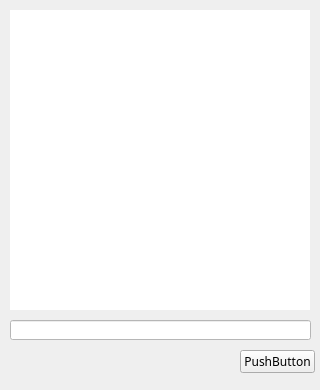
<?xml version="1.0" encoding="UTF-8"?>
<ui version="4.0">
 <class>Form</class>
 <widget class="QWidget" name="Form">
  <property name="geometry">
   <rect>
    <x>0</x>
    <y>0</y>
    <width>320</width>
    <height>390</height>
   </rect>
  </property>
  <property name="maximumSize">
   <size>
    <width>320</width>
    <height>390</height>
   </size>
  </property>
  <property name="font">
   <font>
    <family>맑은 고딕</family>
   </font>
  </property>
  <property name="windowTitle">
   <string>QR코드 생성기</string>
  </property>
  <widget class="QLabel" name="lblQrCode">
   <property name="geometry">
    <rect>
     <x>10</x>
     <y>10</y>
     <width>300</width>
     <height>300</height>
    </rect>
   </property>
   <property name="styleSheet">
    <string notr="true">background-color:white;</string>
   </property>
   <property name="text">
    <string/>
   </property>
  </widget>
  <widget class="QLineEdit" name="txtQrData">
   <property name="geometry">
    <rect>
     <x>10</x>
     <y>320</y>
     <width>301</width>
     <height>20</height>
    </rect>
   </property>
   <property name="styleSheet">
    <string notr="true">background-color:white;</string>
   </property>
  </widget>
  <widget class="QPushButton" name="btnGenerate">
   <property name="geometry">
    <rect>
     <x>240</x>
     <y>350</y>
     <width>75</width>
     <height>23</height>
    </rect>
   </property>
   <property name="text">
    <string>PushButton</string>
   </property>
  </widget>
 </widget>
 <resources/>
 <connections/>
</ui>
